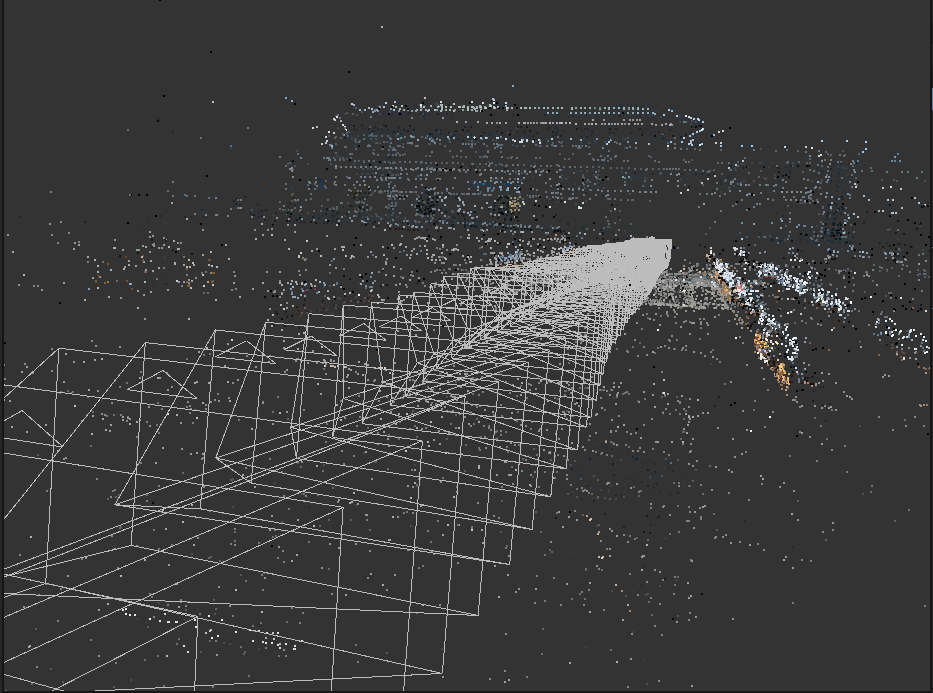
#> input picture PSsample.PNG, 933 x 693 px
$ python apply_mask_colorize.py . PSsample.PNG out
#> lines starting #> are read from the running program, lines starting #| are printed output that depends on the picture; after the words box and inside, x2 and y2 are one past the last pixel; in counts of white or black regions, pixels touching at a corner belong together
import cv2
import numpy as np
import os
import argparse

def apply_mask_and_colorize(image_path, mask_path, output_path, color=[0, 0, 255]):
    """
    マスク画像の黒色領域に該当する部分を、元画像上で指定色に置き換える

    Parameters:
    image_path (str): 元画像のパス
    mask_path (str): マスク画像のパス
    output_path (str): 出力画像のパス
    color (list): 置換する色 [B, G, R]形式
    """
#> called with image_path = './PSsample.PNG', mask_path = 'PSsample.PNG', output_path = 'out/PSsample.PNG'
    # 画像の読み込み
    image = cv2.imread(image_path)
#> image is the input picture: shape (693, 933, 3); mean B, G, R 59.8, 59.7, 59.5
    if image is None:
        raise FileNotFoundError(f"画像ファイル '{image_path}' を読み込めませんでした")

    # マスクの読み込み
    mask = cv2.imread(mask_path, cv2.IMREAD_GRAYSCALE)
#> mask: shape (693, 933); min 0, max 255, mean 59.7
    if mask is None:
        raise FileNotFoundError(f"マスクファイル '{mask_path}' を読み込めませんでした")

    # マスクのサイズが画像と異なる場合はリサイズ
    if mask.shape[:2] != image.shape[:2]:
        mask = cv2.resize(mask, (image.shape[1], image.shape[0]), interpolation=cv2.INTER_NEAREST)

    # マスクを2値化 (黒=0, 白=255になるようにする)
    _, binary_mask = cv2.threshold(mask, 127, 255, cv2.THRESH_BINARY)
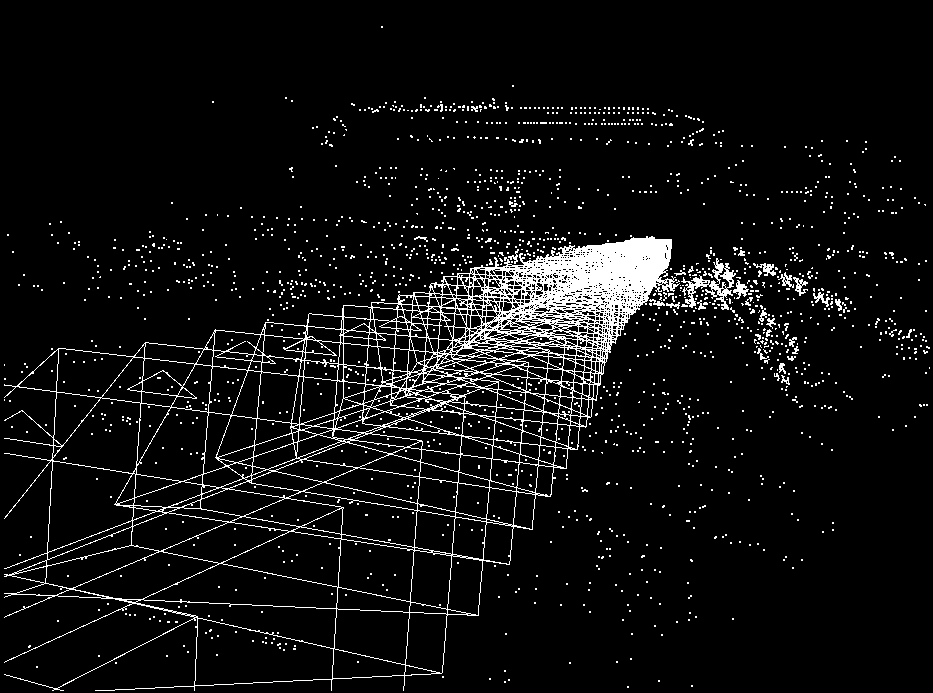
#> binary_mask: shape (693, 933); 6.4% white in thin lines or dots

    # 黒色領域(0)を特定するために反転 (黒=255, 白=0)
    inverted_mask = cv2.bitwise_not(binary_mask)
#> inverted_mask: shape (693, 933); 93.6% white; black in thin lines or dots

    # 赤色の領域を作成
    colored_region = np.zeros_like(image)
    colored_region[:] = color  # [B, G, R]

    # マスクの黒色領域(inverted_maskの255)に対応する部分を赤色で塗る
    result = image.copy()
    result[inverted_mask == 255] = colored_region[inverted_mask == 255]
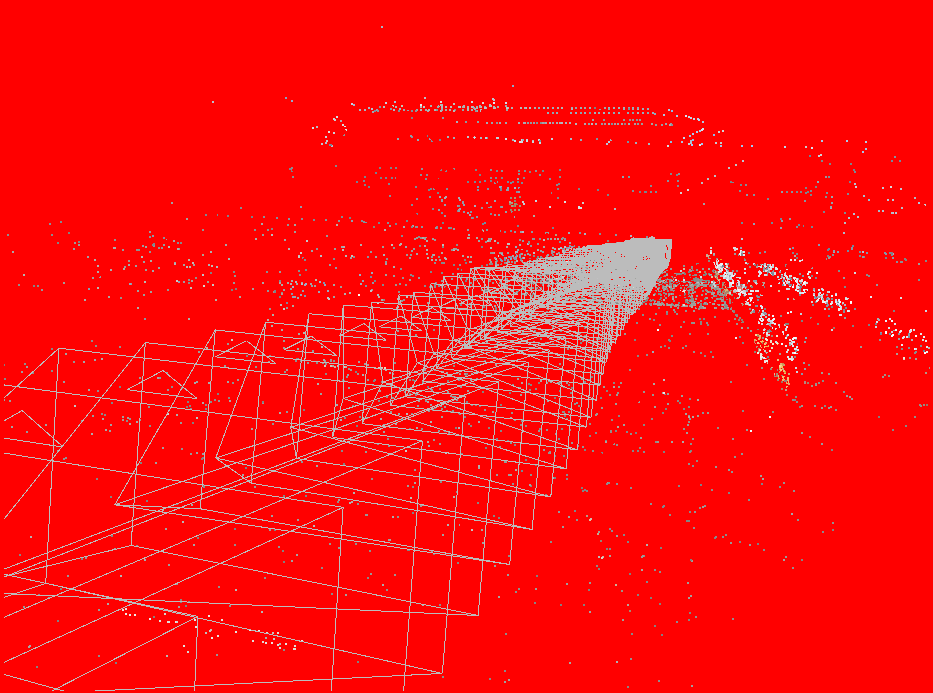
#> result: shape (693, 933, 3); mean B, G, R 11.6, 11.6, 250.2

    # 出力ディレクトリがなければ作成
    os.makedirs(os.path.dirname(os.path.abspath(output_path)), exist_ok=True)

    # 結果を保存
    cv2.imwrite(output_path, result)

    return result

def process_folder(input_folder, mask_path, output_folder, color=[0, 0, 255]):
    """
    フォルダ内の全画像に対してマスク処理を適用する

    Parameters:
    input_folder (str): 入力画像フォルダのパス
    mask_path (str): マスク画像のパス
    output_folder (str): 出力先フォルダのパス
    color (list): 置換する色 [B, G, R]形式
    """
    # 出力フォルダが存在しない場合は作成
    os.makedirs(output_folder, exist_ok=True)

    # 対応する画像形式
    img_extensions = ['.jpg', '.jpeg', '.png', '.bmp', '.tif', '.tiff']

    # 入力フォルダ内の画像ファイルをリストアップ
    processed_count = 0
    for filename in os.listdir(input_folder):
        base, ext = os.path.splitext(filename)
        if ext.lower() in img_extensions:
            input_path = os.path.join(input_folder, filename)
            output_path = os.path.join(output_folder, filename)

            try:
                apply_mask_and_colorize(input_path, mask_path, output_path, color)
                processed_count += 1
                print(f"処理完了: {input_path} -> {output_path}")
            except Exception as e:
                print(f"エラー ({filename}): {e}")
#> pass 2 of the loop in process_folder, `for filename in os.listdir(input_folder):`:
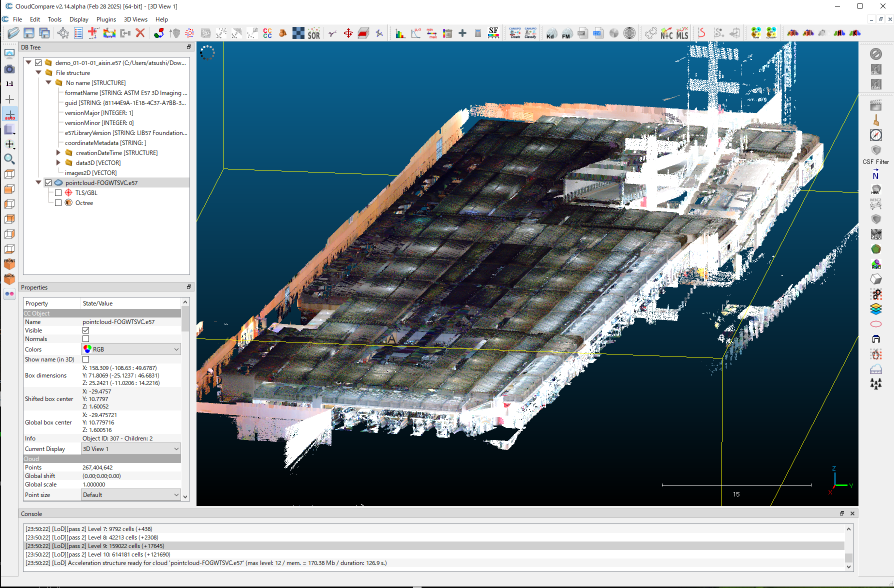
#> input picture Parking1.PNG, 1788 x 1175 px (shown at 1/2 size)
#> in apply_mask_and_colorize, image is the input picture: shape (1175, 1788, 3); mean B, G, R 152.2, 144.7, 130.5
#> in apply_mask_and_colorize (call 2), `_, binary_mask = cv2.threshold(mask, 127, 255, cv2.THRESH_BINARY)`:
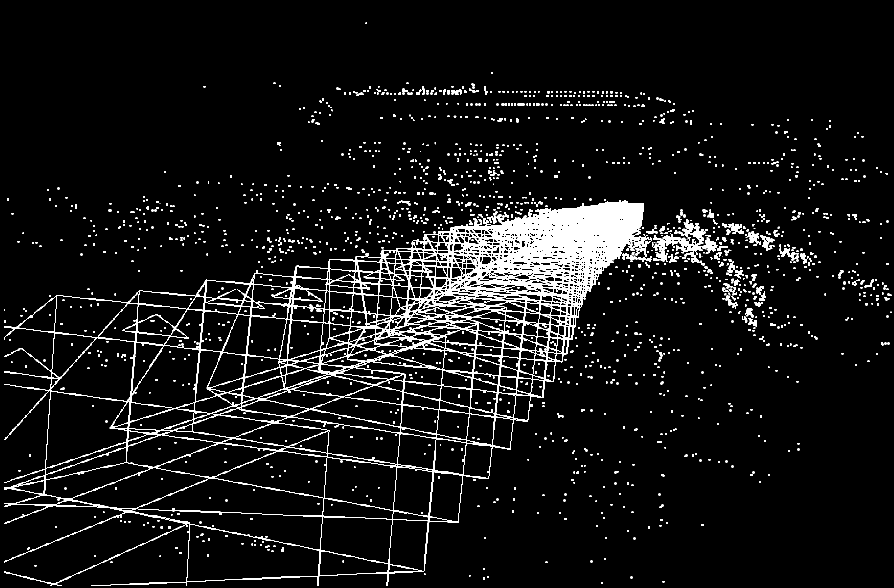
#> binary_mask: shape (1175, 1788) (shown at 1/2 size); 6.4% white; 1670 white regions (1377 under 20 px), largest, box (x1, y1, x2, y2) and area: (8, 401, 1304, 1172) 101583, (1306, 438, 1411, 526) 2751, (1405, 475, 1436, 507) 437
#> in apply_mask_and_colorize (call 2), `result[inverted_mask == 255] = colored_region[inverted_mask == 255]`:
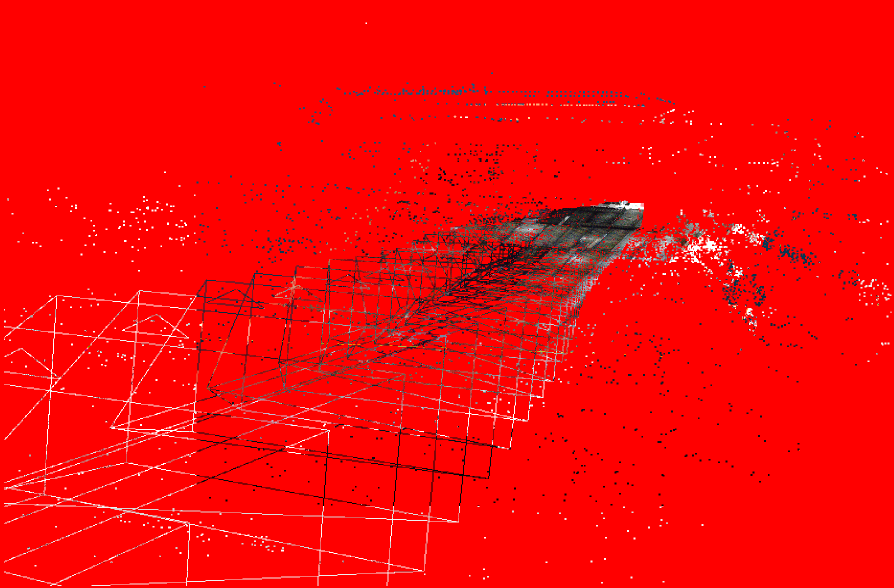
#> result: shape (1175, 1788, 3) (shown at 1/2 size); mean B, G, R 7.1, 6.9, 245.3

    return processed_count

def main():
    parser = argparse.ArgumentParser(description='マスク画像の黒色領域を元画像上で赤色に置換するツール')
    parser.add_argument('input_folder', help='処理する画像が入ったフォルダのパス')
    parser.add_argument('mask_path', help='マスク画像のパス')
    parser.add_argument('output_folder', help='処理後の画像を保存するフォルダのパス')
    parser.add_argument('--color', nargs=3, type=int, default=[0, 0, 255],
                        help='置換する色をBGR形式で指定 (例: --color 0 0 255 で赤色)')

    args = parser.parse_args()

    try:
        count = process_folder(args.input_folder, args.mask_path, args.output_folder, args.color)
        print(f"処理完了: {count}個のファイルを処理しました")
    except Exception as e:
        print(f"エラーが発生しました: {e}")

#usage: python mask_colorize.py ./images/ ./mask.png ./output_images/ [--color 255(B) 0(G) 0(R)]

if __name__ == "__main__":
    main()
